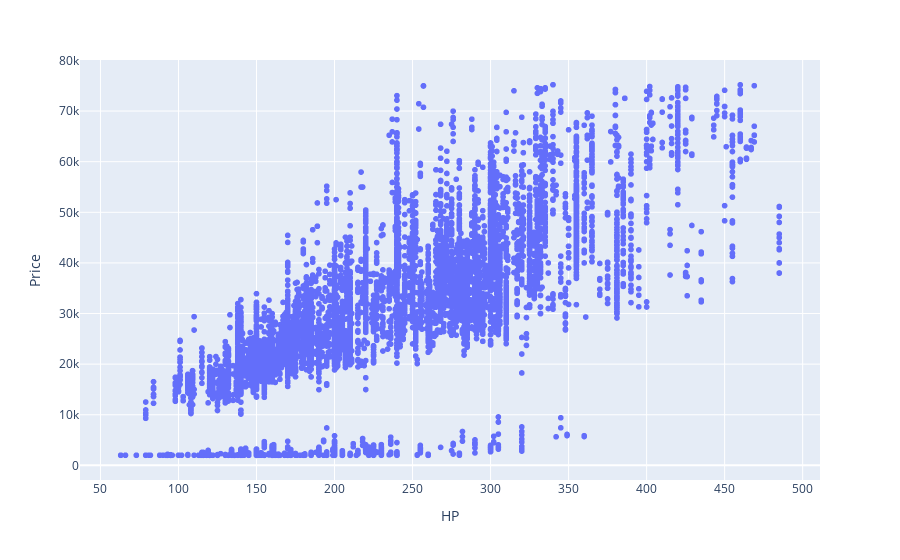

Notebook cell for this chart:
### Markdown cell above
## Bivariate Analysis

### Code cell
# scatter plot 

px.scatter(data_frame = data1, y = 'Price', x = 'HP')

### Figure 1 — Plotly figure (JSON) as saved in the notebook; plotly's stock layout.template omitted (floating-point values rounded to 4 significant figures; data arrays with more than 128 entries replaced by an {"elided": "..."} marker saying what was removed)
{"data": [{"hovertemplate": "HP=%{x}<br>Price=%{y}<extra></extra>", "legendgroup": "", "marker": {"color": "#636efa", "symbol": "circle"}, "mode": "markers", "name": "", "showlegend": false, "type": "scattergl", "x": {"elided": "9191 int values"}, "xaxis": "x", "y": {"elided": "9191 int values"}, "yaxis": "y"}], "layout": {"legend": {"tracegroupgap": 0}, "margin": {"t": 60}, "xaxis": {"anchor": "y", "domain": [0, 1], "title": {"text": "HP"}}, "yaxis": {"anchor": "x", "domain": [0, 1], "title": {"text": "Price"}}}}
